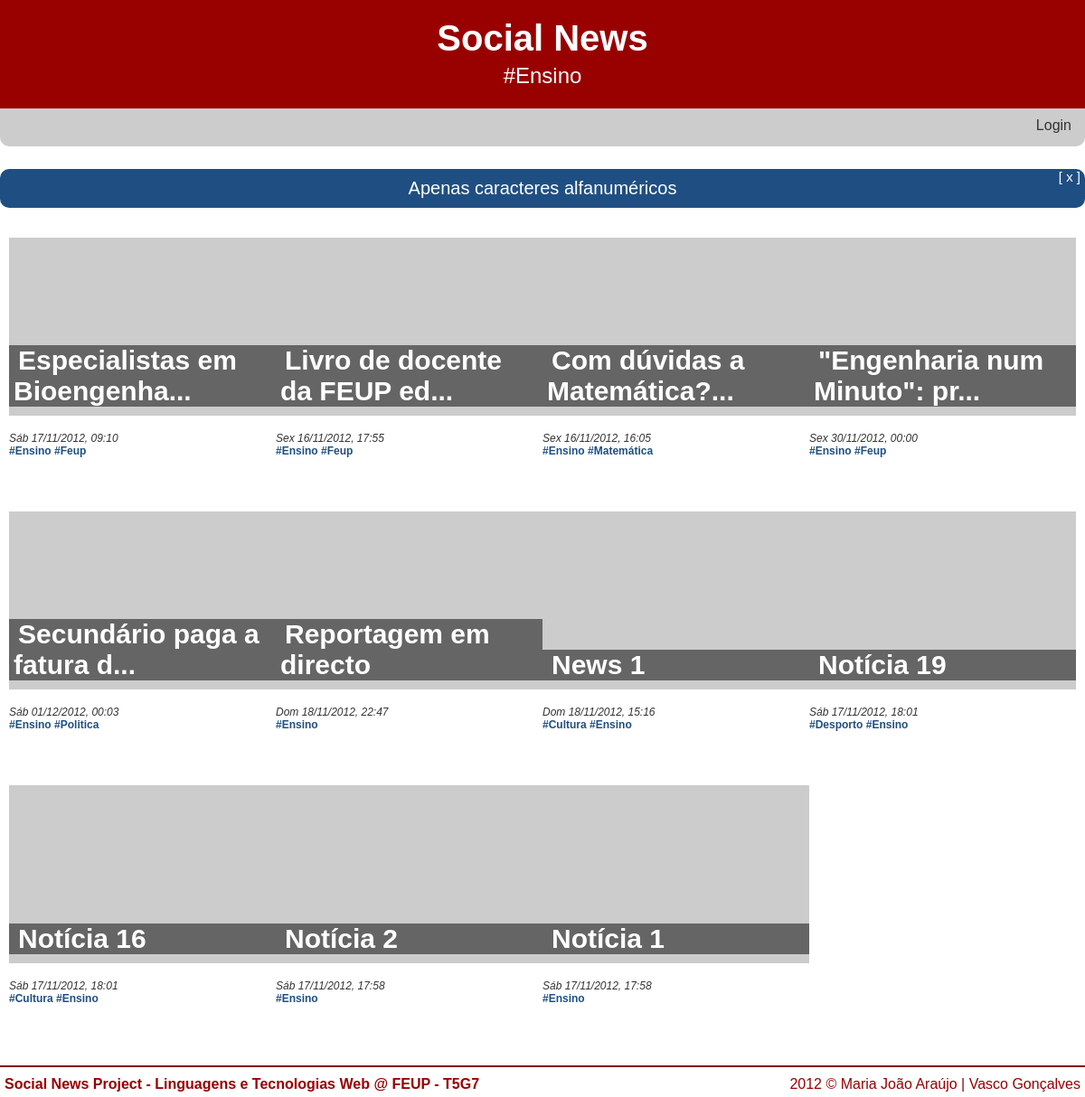
Screenshot of /?tag=Ensino (signed in) with the database file from the repository.
### tables this page shows
CREATE TABLE 'NEWS' (id integer primary key autoincrement, title text,'date' INTEGER, text text, posted_by text, 'url' TEXT, 'imported_by' TEXT);

### db/news_query.php (called while the page is built, shortened)
<?php
	require_once 'db/db.php';
	if(isset($id) && !empty($id))
	{
		$stmt = $db->prepare('SELECT id, title, date, text, posted_by, imported_by, url, tagname FROM news LEFT JOIN tag ON news.id=tag.news_id where id=:id');
		$stmt->bindparam(':id', $id);
	}
	elseif(isset($tag) && !empty($tag))
	{
		$stmt = $db->prepare('SELECT id, title, date, posted_by, imported_by, tagname FROM news LEFT JOIN tag ON news.id=tag.news_id where news.id in (select news_id from tag where tagname=:tag) ORDER BY id DESC');
		$stmt->bindparam(':tag', $tag);
	}
	elseif(isset($fav) && !empty($fav))
	{
		$stmt = $db->prepare('SELECT id, title, date, posted_by, imported_by, tagname FROM news LEFT JOIN tag ON news.id=tag.news_id LEFT JOIN favorite ON news.id=favorite.news_id where favorite.user_id = :user_id ORDER BY id DESC');
		$stmt->bindparam(':user_id', $_SESSION['user_id']);
	}
	else
	{
		$stmt = $db->prepare('SELECT id, title, date, posted_by, imported_by, tagname FROM news LEFT JOIN tag ON news.id=tag.news_id where news.id in (select id from news order by id desc limit 12 offset :offset) ORDER BY id DESC');
		$stmt->bindparam(':offset', $offset);
	}
	if(!$stmt->execute())
	{
		$error=$db->errorInfo();
		echo "Erro: " . $error[2];
	}
	else
		$news = $stmt->fetchAll();
?>

### common/functions.php (the view, shortened to what this page needs)
<?php
	function loggedIn() {
		return isset($_SESSION['username']);
	}
	function displayDate($date)
	{
		switch(date('N',$date))
		{
			case 5:
				$dayofweek = 'Sex';
				break;
			case 6:
				$dayofweek = 'Sáb';
				break;
			case 7:
				$dayofweek = 'Dom';
				break;
		}
        return $dayofweek." ".date('d/m/Y, H:i', $date);
	}
	function showAllNews($news)
	{
		foreach($news as $i=>$row) {
			if($row['id']==$news[$i-1]['id'])
				echo " <a href=\"./?tag=".$row['tagname']."\">#".$row['tagname']."</a>";
			else
			{
				$title = (strlen($row['title']) > 30) ? substr($row['title'],0,27).'...' : $row['title'];
				  echo "<div class=\"noticia_index\">
				  <h3><a href=\"./?id=".$row['id']."\">".stripslashes($title)."</a></h3>
				  <a href=\"./?id=".$row['id']."\"><img src=\"http://lorempixel.com/300/200/?dummy=".rand()."\" alt=\"300x200\"></a>
				  <div class=\"newsdetails\">
					<br />";
				echo displayDate($row['date']);
				if($row['tagname']!="")
				  echo "</div><div class=\"newstags\"><a href=\"./?tag=".stripslashes($row['tagname'])."\">#".stripslashes($row['tagname'])."</a>";
			}
			if($row['id']!=$news[$i+1]['id']) {
				echo   "</div>";
				echo "</div>";
			}
		}
	}
	function showHeader($subtitle)
	{
		echo "<div id=\"cabecalho\">";
		echo "<a href=\"./\"><h1>Social News</h1></a>";
		if(!empty($subtitle))
			echo "<h2>".$subtitle."</h2>";
		echo "</div>";
	}
	function showFooter()
	{
		echo "<div id=\"rodape\">
				<p>Social News Project - Linguagens e Tecnologias Web @ FEUP - T5G7</p>
				<div class=copyright>2012 © Maria João Araújo | Vasco Gonçalves</div>
			</div>";
	}
	function showLoginMenu()
	{
		echo "<ul class=\"login\">";
		if(loggedIn())
			echo "<li id=username userid=".$_SESSION['user_id'].">Bem-vindo <a href=ver_perfil_utilizador.php?id=".$_SESSION['user_id'].">".$_SESSION['username']."</a></li><li><a href=\"logout.php\">Logout</a></li>";
		else
			echo "<li><a href=\"login.php\">Login</a></li>";
		echo "</ul>";
	}
	function showMessage()
	{
		if(isset($_SESSION['msg']))
		{
			echo "<div id=\"message\">".$_SESSION['msg']."<div id=\"close\">[ x ]</div></div>";
		}
	}
?>

### common/style.css (style rules this page uses)
html { overflow-y: scroll; }
body { font-family: Century Gothic, sans-serif; margin: 0px auto; padding: 0; color: #333333; border-color: #3b8eb5; background-color: white; min-width: 1200px; }
div#cabecalho { text-align:center; padding: 15px 0px; background-color: #990000; color: white; width: 100%; height: 90px; }
div#cabecalho h1 { margin-top: 5px; margin-bottom: 5px; font-size: 40px; }
div#cabecalho h2 { margin: 0; color: white; font-weight: normal; }
div#cabecalho a { color: white; text-decoration: none; }
div#menu ul { padding-left: 0; margin: 0; display: inline; }
div#menu li { display: inline; border-right: solid; border-width: 2px; border-color: white; padding: 0px 5px; }
div#menu li:last-child { border-right: none; }
div#menu ul.login { float: right; }
a { color: #333333; text-decoration:none; }
div#conteudo h3 { margin: 0; margin-bottom: 10px; font-size: 30px; }
div.noticia_index { position: relative; margin-top: 13px; display: inline-table; width: 25%; height: 290px; background-color: white; }
div.noticia_index img { width: 100%; }
div.noticia_index>h3 { display: inline-block; position: absolute; width: 285px; left: 0; bottom: 93px; padding: 0 5px; word-wrap: break-word; background-color: rgba(0, 0, 0, 0.5); }
div.noticia_index>h3>a { color: white; margin-left: 5px; }
div.newsdetails { clear: both; font-size: 12px; font-style: italic; }
div.newstags { font-size: 12px; font-weight: bold; color: #1F4F82; }
div.newstags a { color: #1F4F82; }
div.noticia_index>div.newstags { white-space: nowrap; text-overflow: ellipsis; overflow: hidden; width: 285px; }
div#rodape { margin: 0 auto; padding: 5px 0; background-color: white; color: #990000; width: 1200px; clear: both; border-top: 2px solid #860004; }
div#rodape p { float:left; margin: 5px; font-weight: bold; }
div#rodape div.copyright { float: right; margin: 5px; }
div#message { position: relative; background-color: #1F4F82; color: white; text-align: center; margin: 0 auto; padding: 10px 0; font-size: 20px; border-radius: 10px; width: 1200px; }
div#close { position: absolute; top: 0; right: 5px; font-size: 15px; cursor: pointer; }

### rows the page displays
news: title "Especialistas em Bioengenha...", date "Sáb 17/11/2012, 09:10", tagname "Ensino", tagname "Feup"
news: title "Livro de docente da FEUP ed...", date "Sex 16/11/2012, 17:55", tagname "Ensino", tagname "Feup"
news: title "Com dúvidas a Matemática?...", date "Sex 16/11/2012, 16:05", tagname "Ensino", tagname "Matemática"
news: title "\"Engenharia num Minuto\": pr...", date "Sex 30/11/2012, 00:00", tagname "Ensino", tagname "Feup"
news: title "Secundário paga a fatura d...", date "Sáb 01/12/2012, 00:03", tagname "Ensino", tagname "Politica"
news: title "Reportagem em directo", date "Dom 18/11/2012, 22:47", tagname "Ensino"
news: title "News 1", date "Dom 18/11/2012, 15:16", tagname "Cultura", tagname "Ensino"
news: title "Notícia 19", date "Sáb 17/11/2012, 18:01", tagname "Desporto", tagname "Ensino"
news: title "Notícia 16", date "Sáb 17/11/2012, 18:01", tagname "Cultura", tagname "Ensino"
news: title "Notícia 2", date "Sáb 17/11/2012, 17:58", tagname "Ensino"
news: title "Notícia 1", date "Sáb 17/11/2012, 17:58", tagname "Ensino"

### other values shown
$subtitle "#Ensino"
$_SESSION['msg'] "Apenas caracteres alfanuméricos"
